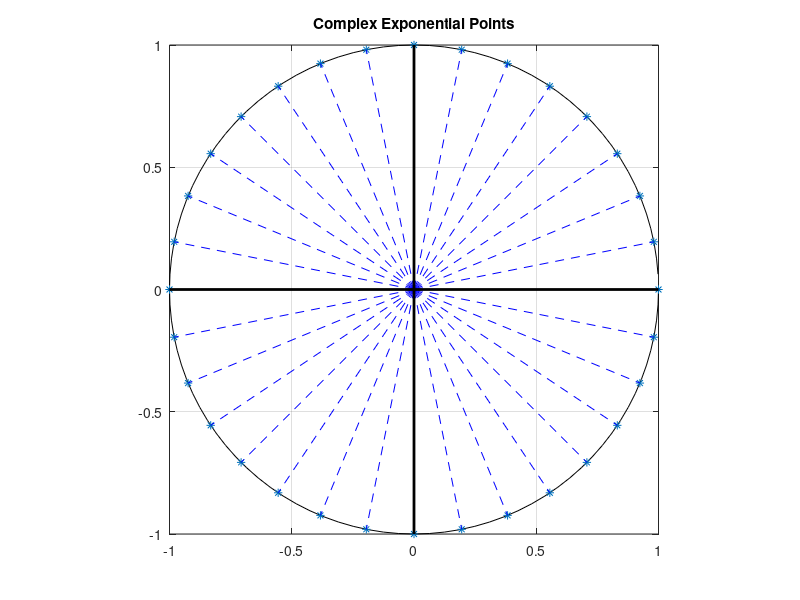
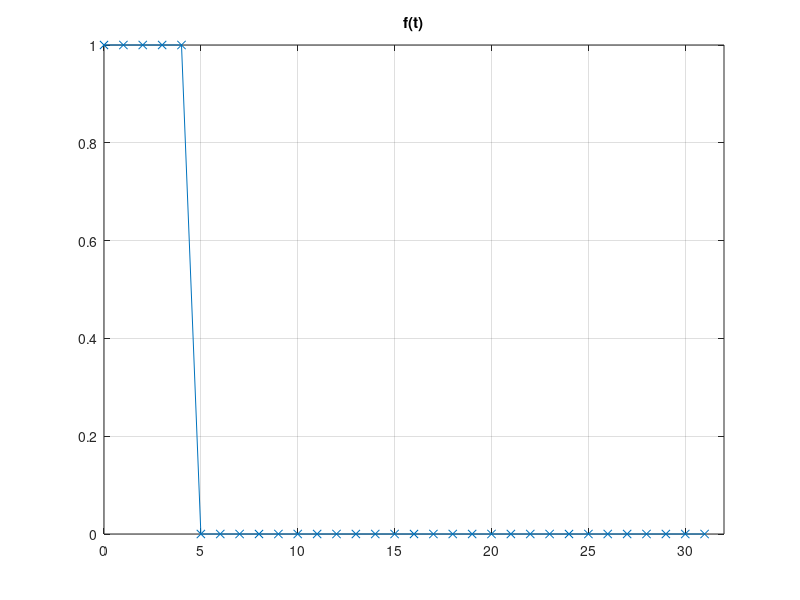
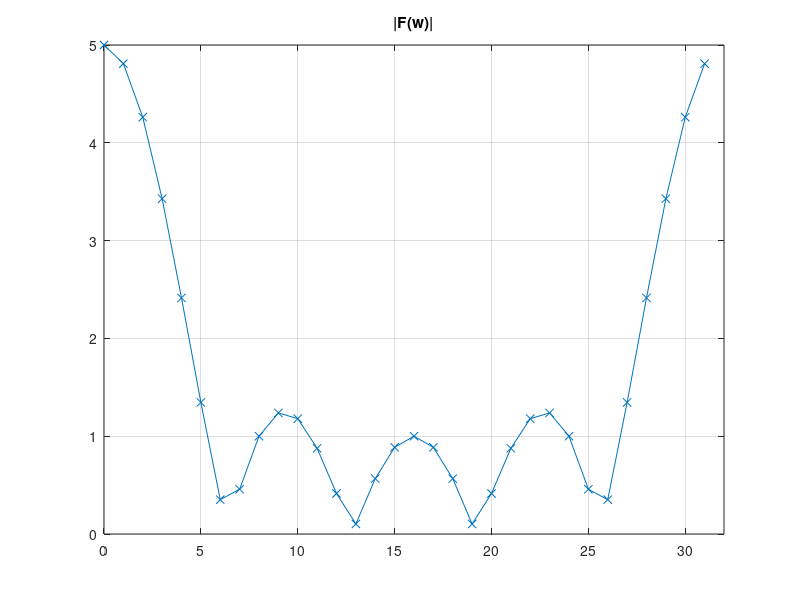
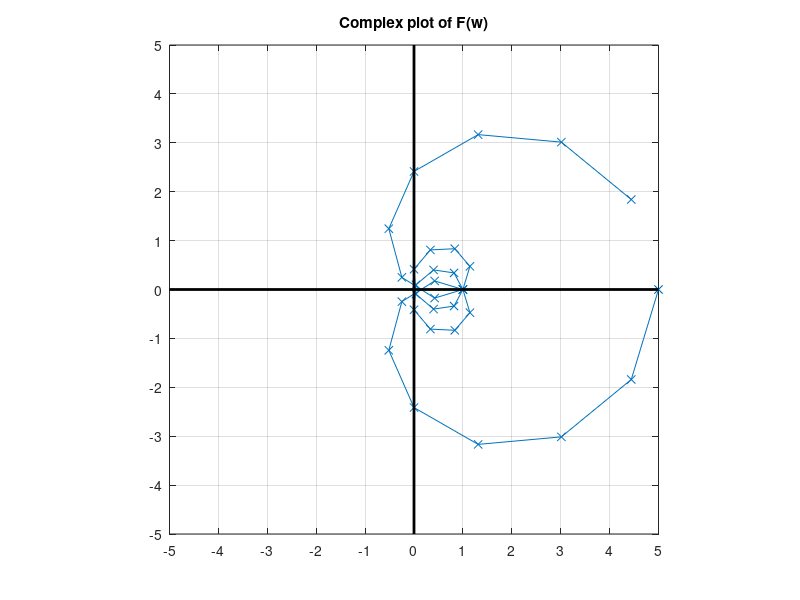

Write MATLAB code to recreate these figures, in order.
#
# A Trip Down Fourier Lane
#

# Clear any pre-existing variables
clear;

# Allow for immediate printf output (good for debugging)
more off;

N = 32;

two_pi_N = 2 * pi / N;

k = [0 : N - 1 ];
n = [0 : N - 1 ];

#
# Plot complex exponential points on the unit circle
#

W_N = complex(zeros(1, N));
for _k_ = 0 : N - 1
    W_N(_k_ + 1) = exp(-j * two_pi_N * _k_);
endfor

circle = complex(zeros(1,100));
for _k_ = 0 : 99
    circle(_k_ + 1) = exp(-j * _k_ * 2 * pi / 100);
endfor

figure(1);
plot (real(circle), imag(circle), "k", real(W_N), imag(W_N), "*");
axis ([-1, 1, -1, 1], "square");
for _k_ = 0 : N - 1
    line([0 real(W_N(_k_+1))], [0 imag(W_N(_k_+1))], "linestyle", "--", "color", "b", "linewidth", 0.5);
endfor
line([-1 1], [0 0], "linestyle", "-", "color", "k", "linewidth", 2);
line([0 0], [-1 1], "linestyle", "-", "color", "k", "linewidth", 2);
set(gca(), "xgrid", "on", "ygrid", "on");
#set(gca(), "xtick", -1 : 0.1 : 1);
#set(gca(), "ytick", -1 : 0.1 : 1);
title ("Complex Exponential Points");

#
# Unit pulse function from 0 <= t < 1
#

T_s = 0.2;
T_d = 1.0;
f_t = zeros(1, length(k));
f_t(1 : T_d / T_s) = 1;

figure(2);
plot(n, f_t, "-x");
axis([0, N]);
set(gca(), "xgrid", "on", "ygrid", "on");
title ("f(t)");

#
# DFT
#

F_w = complex(zeros(1, length(f_t)));
for _n_ = n
    sum = complex(0);
    for _k_ = k
        sum = sum + f_t(_k_ + 1) * exp(-j * two_pi_N * _n_ * _k_);
    endfor
    F_w(_n_ + 1) = sum;
endfor

#
# IDFT
#

#f_t_r = complex(zeros(1, length(F_w)));
#for _k_ = k
#    sum = complex(0);
#    for _n_ = n
#        sum = sum + F_w(_n_ + 1) * exp(j * two_pi_N * _k_ * _n_);
#    endfor
#    f_t_r(_k_ + 1) = sum / N;
#endfor

#
# Plots
#

F_w_mag = abs(F_w);
max_F_W_mag = ceil(max(F_w_mag));

figure(3);
plot(n, F_w_mag, "-x");
axis([0, N, 0, max_F_W_mag]);
set(gca(), "xgrid", "on", "ygrid", "on");
title ("|F(w)|");

figure(4);
plot(real(F_w), imag(F_w), "-x");
axis([-max_F_W_mag, max_F_W_mag, -max_F_W_mag, max_F_W_mag], "square");
line([-max_F_W_mag max_F_W_mag], [0 0], "linestyle", "-", "color", "k", "linewidth", 2);
line([0 0], [-max_F_W_mag max_F_W_mag], "linestyle", "-", "color", "k", "linewidth", 2);
set(gca(), "xgrid", "on", "ygrid", "on");
set(gca(), "xtick", -max_F_W_mag : max_F_W_mag / 5 : max_F_W_mag);
set(gca(), "ytick", -max_F_W_mag : max_F_W_mag / 5 : max_F_W_mag);
title ("Complex plot of F(w)");


filename = "dft-results.txt";
fid = fopen (filename, "w");

fprintf(fid, "complex_f f_t[%d] = {\n", N);
for _k_ = [1 : N]
    fprintf(fid, "    { %ff , 0.0f },\n", f_t(_k_));
endfor
fprintf(fid, "};\n");

fprintf(fid, "complex_f F_w[%d] = {\n", N);
for _k_ = [1 : N]
    fprintf(fid, "    { %ff , %ff },\n", real(F_w(_k_)), imag(F_w(_k_)));
endfor
fprintf(fid, "};\n");

fclose (fid);

